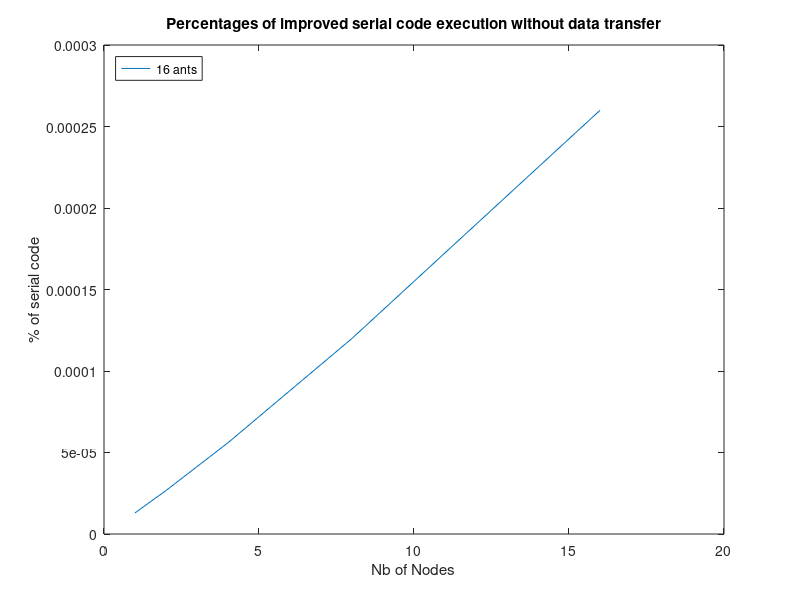

The MATLAB source for this figure:
% Ant Colony Optimization Algorithm with MPI
% Schaer Marc

% Compute fraction of improved serial code without considering data transfer

nants = [1 2 4 8 16];
nodes = [1 2 4 8 16];
c = 1000
result = []
L = 100
l = 50

for i = 1:size(nants,2)
    for j = 1:size(nodes,2)
        result(j,i) = (L*nodes(j) + c)/(L*nodes(j) + c + L*l*c*(1+nants(i)/nodes(j)));
    end
end

disp(result)

figure
plot(nodes,result(:,5))%nodes,speedup32,nodes,speedup64)
legend('16 ants', 'Location', 'northwest')
title('Percentages of improved serial code execution without data transfer')
xlabel('Nb of Nodes')
ylabel('% of serial code')